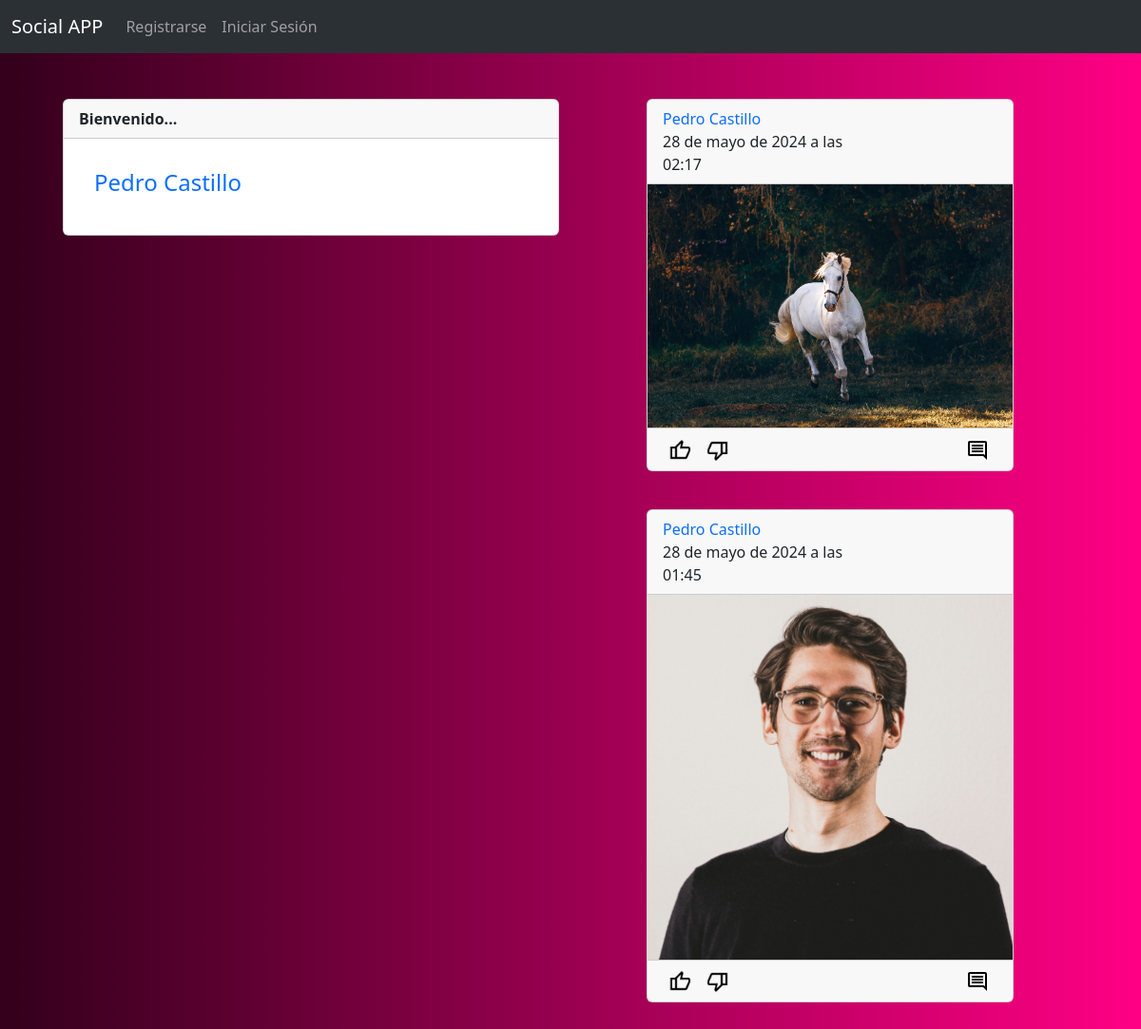
The page /perfil/Pedro Castillo on the database its author committed.
### social_api/models.py (models this page shows, shortened)
class Usuario(models.Model):
    nombre_usuario = models.CharField(max_length=50)
    correo_electronico = models.EmailField(unique=True)
    password = models.CharField(max_length=100)
    fecha_registro = models.DateTimeField(auto_now_add=True)
    def __str__(self):
        return self.nombre_usuario

class Publicacion(models.Model):
    autor = models.ForeignKey(Usuario, on_delete=models.CASCADE)
    contenido = models.TextField(blank=True, null=True)
    imagen = models.ImageField(
        upload_to='publicaciones/images', blank=True, null=True)
    fecha_creacion = models.DateTimeField(auto_now_add=True)

### social_api/views.py (the view)
# urls.py: path('perfil/<str:nombre_usuario>', views.perfil, name='perfil'),
def perfil(request, nombre_usuario):
    usuario = get_object_or_404(Usuario, nombre_usuario=nombre_usuario)
    publicaciones = Publicacion.objects.filter(autor=usuario).order_by('-fecha_creacion')
    reacciones = Reaccion.reacciones
    solicitudes = Solicitud.ESTADO_CHOICES
    tipo_solicitudes = []
    for solicitud in solicitudes:
        tipo_solicitudes.append(solicitud[0])
    if request.session.get('id_usuario'):
        id_usuario_autenticado = request.session['id_usuario']
        solicitudes_usuario_enviadas = Solicitud.objects.filter(solicitante=id_usuario_autenticado)
        solicitudes_enviadas_pendientes = set()
        solicitudes_enviadas_aceptadas = set()
        solicitudes_enviadas_rechazadas = set()
        solicitudes_enviadas = set()
        lista_amigos = []
        for solicitud_enviada in solicitudes_usuario_enviadas:
            if solicitud_enviada.estado_solicitud == 'pendiente':
                solicitudes_enviadas_pendientes.add(solicitud_enviada.solicitado.id)
            elif solicitud_enviada.estado_solicitud == 'aceptada':
                solicitudes_enviadas_aceptadas.add(solicitud_enviada.solicitado.id)
                lista_amigos.append(solicitud_enviada.solicitado)
            elif solicitud_enviada.estado_solicitud == 'rechazada':
                solicitudes_enviadas_rechazadas.add(solicitud_enviada.solicitado.id)
            solicitudes_enviadas.add(solicitud_enviada.solicitado.id)
        solicitudes_usuario_recibidas = Solicitud.objects.filter(solicitado=id_usuario_autenticado)
        solicitudes_recibidas_pendientes = set()
        solicitudes_recibidas_aceptadas = set()
        solicitudes_recibidas_rechazadas = set()
        solicitudes_recibidas = set()
        for solicitud_recibida in solicitudes_usuario_recibidas:
            if solicitud_recibida.estado_solicitud == 'pendiente':
                solicitudes_recibidas_pendientes.add(solicitud_recibida.solicitante.id)
            elif solicitud_recibida.estado_solicitud == 'aceptada':
                solicitudes_recibidas_aceptadas.add(solicitud_recibida.solicitante.id)
                lista_amigos.append(solicitud_recibida.solicitante)
            elif solicitud_recibida.estado_solicitud == 'rechazada':
                solicitudes_recibidas_rechazadas.add(solicitud_recibida.solicitante.id)
            solicitudes_recibidas.add(solicitud_recibida.solicitante.id)
        if id_usuario_autenticado == usuario.id:
            error_campos_vacios = request.session.pop('error_campos_vacios', None)
            error_contenido = request.session.pop('error_contenido', None)
            usuario = Usuario.objects.get(id=request.session['id_usuario'], nombre_usuario=nombre_usuario)
            publicaciones = Publicacion.objects.filter(autor=usuario).order_by('-fecha_creacion')
            reacciones_like = set()
            reacciones_dislike = set()
            for publicacion in publicaciones:
                reacciones_usuario = Reaccion.objects.filter(autor=usuario, publicacion_id=publicacion.id)
                if reacciones_usuario:
                    for reaccion_usuario in reacciones_usuario:
                        if reaccion_usuario.tipo_reaccion == 'like':
                            reacciones_like.add(publicacion.id)
                        elif reaccion_usuario.tipo_reaccion == 'dislike':
                            reacciones_dislike.add(publicacion.id)
            usuario_autenticado = Usuario.objects.get(id=request.session['id_usuario'])
            return render(request, 'perfil.html', {
                'usuario': usuario,
                'publicaciones': publicaciones,
                'reacciones': reacciones,
                'reacciones_like': reacciones_like,
                'reacciones_dislike': reacciones_dislike,
                'usuario_autenticado': usuario_autenticado,
                'error_campos_vacios': error_campos_vacios,
                'error_contenido': error_contenido,
                'tipo_solicitudes': tipo_solicitudes,
                'solicitudes_usuario_recibidas': solicitudes_usuario_recibidas,
                'solicitudes_usuario_enviadas': solicitudes_usuario_enviadas,
                'solicitudes_enviadas_pendientes': solicitudes_enviadas_pendientes,
                'solicitudes_recibidas_aceptadas': solicitudes_recibidas_aceptadas,
                'solicitudes_recibidas_pendientes': solicitudes_recibidas_pendientes,
                'solicitudes_recibidas_rechazadas': solicitudes_recibidas_rechazadas,
                'lista_amigos': lista_amigos,
            })
        else:
            usuario_autenticado = Usuario.objects.get(id=request.session['id_usuario'])
            reacciones_like = set()
            reacciones_dislike = set()
            for publicacion in publicaciones:
                reacciones_usuario = Reaccion.objects.filter(autor=usuario_autenticado,
                                                            publicacion_id=publicacion.id)
                if reacciones_usuario:
                    for reaccion_usuario in reacciones_usuario:
                        if reaccion_usuario.tipo_reaccion == 'like':
                            reacciones_like.add(publicacion.id)
                        elif reaccion_usuario.tipo_reaccion == 'dislike':
                            reacciones_dislike.add(publicacion.id)
            return render(request, 'perfil.html', {
                'usuario': usuario,
                'publicaciones': publicaciones,
                'reacciones': reacciones,
                'reacciones_like': reacciones_like,
                'reacciones_dislike': reacciones_dislike,
                'usuario_autenticado': usuario_autenticado,
                'tipo_solicitudes': tipo_solicitudes,
                'solicitudes_enviadas_aceptadas': solicitudes_enviadas_aceptadas,
                'solicitudes_enviadas_pendientes': solicitudes_enviadas_pendientes,
                'solicitudes_enviadas_rechazadas': solicitudes_enviadas_rechazadas,
                'solicitudes_recibidas_aceptadas': solicitudes_recibidas_aceptadas,
                'solicitudes_recibidas_pendientes': solicitudes_recibidas_pendientes,
                'solicitudes_recibidas_rechazadas': solicitudes_recibidas_rechazadas,
                'solicitudes_enviadas': solicitudes_enviadas,
                'solicitudes_recibidas': solicitudes_recibidas,
            })
    else:
        return render(request, 'perfil.html', {
                'usuario': usuario,
                'publicaciones': publicaciones,
                'reacciones': reacciones,
            })

### social_api/templates/perfil.html (shortened to what this page needs)
{% extends 'base.html' %}
{% load static %}
{% block content %}
<div class="container">
    <div class="container mt-5">
        <div class="row mx-auto">
            <div class="col-sm-6">
                <div class="card" style="width: 100%;">
                    <div class="card-header">
                        <strong class="card-title">Bienvenido...</strong>
                    </div>
                    <div class="card-body">
                        <div class="p-3">
                            <div class="row">
                                <div class="col">
                                    <h4><a href="{% url 'perfil' usuario.nombre_usuario %}" style="text-decoration: none;">{{ usuario.nombre_usuario }}</a></h4>
                                </div>
                                <div class="col">
                                </div>
                            </div>
                        </div>
                    </div>
                </div>
            </div>
            <div class="col-sm-6">
                {% if publicaciones %}
                {% for publicacion in publicaciones %}
                <div class="row" style="padding: 0 80px 0 80px; margin-bottom: 40px;">
                    <div class="card p-0">
                        <div class="card-header" style="text-align: left;">
                            <div class="row">
                                <div class="col-sm-8">
                                    <a href="{% url 'perfil' publicacion.autor %}" style="text-decoration: none;">{{ publicacion.autor }}</a>
                                    <p style="margin: 0;">{{ publicacion.fecha_creacion }}</p>
                                </div>
                            </div>
                        </div>
                        {% if publicacion.imagen %}
                        <div class="card-body p-0">
                            <img src="{{ publicacion.imagen.url }}" class="card-img-top"
                                style="border-radius: 0;">
                        </div>
                        {% endif %}
                        <div class="card-footer text-body-secondary">
                            <div class="row">
                                <div class="col">
                                    <form action="{% url 'reaccion' %}" method="post">
                                        {% for reaccion in reacciones %}
                                        {% if reaccion.0 == 'like' %}
                                        {% if reacciones_like %}
                                        {% if publicacion.id in reacciones_like %}
                                        <button type="submit" name="me_gusta" value="{{ reaccion.0 }}"
                                            style="border: 0; background-color: transparent;">
                                            <img src="{% static 'botones/like_if.png' %}" width="24">
                                        </button>
                                        {% else %}
                                        <button type="submit" name="me_gusta" value="{{ reaccion.0 }}"
                                            style="border: 0; background-color: transparent;">
                                            <img src="{% static 'botones/like.png' %}" width="24">
                                        </button>
                                        {% endif %}
                                        {% else %}
                                        <button type="submit" name="me_gusta" value="{{ reaccion.0 }}"
                                            style="border: 0; background-color: transparent;">
                                            <img src="{% static 'botones/like.png' %}" width="24">
                                        </button>
                                        {% endif %}
                                        {% else %}
                                        {% if reacciones_dislike %}
                                        {% if publicacion.id in reacciones_dislike %}
                                        <button type="submit" name="no_me_gusta" value="{{ reaccion.0 }}"
                                            style="border: 0; background-color: transparent;">
                                            <img src="{% static 'botones/dislike_if.png' %}" width="24">
                                        </button>
                                        {% else %}
                                        <button type="submit" name="no_me_gusta" value="{{ reaccion.0 }}"
                                            style="border: 0; background-color: transparent;">
                                            <img src="{% static 'botones/dislike.png' %}" width="24">
                                        </button>
                                        {% endif %}
                                        {% else %}
                                        <button type="submit" name="no_me_gusta" value="{{ reaccion.0 }}"
                                            style="border: 0; background-color: transparent;">
                                            <img src="{% static 'botones/dislike.png' %}" width="24">
                                        </button>
                                        {% endif %}
                                        {% endif %}
                                        {% endfor %}
                                    </form>
                                </div>
                                <div class="col d-md-flex justify-content-md-end">
                                    <button type="button" style="border: 0; background-color: transparent;">
                                    </button>
                                </div>
                            </div>
                        </div>
                    </div>
                </div>
                {% endfor %}
                {% endif %}
            </div>
        </div>
    </div>
</div>
{% endblock %}

### social_api/static/CSS/style.css (style rules this page uses)
body { background: #ff0084; background: -webkit-linear-gradient(to right, #33001b, #ff0084); background: linear-gradient(to right, #33001b, #ff0084); }

### rows shown on the page
Usuario: nombre_usuario "Pedro Castillo"
Publicacion: autor "Pedro Castillo", fecha_creacion "28 de mayo de 2024 a las 02:17", imagen (picture)
Publicacion: autor "Pedro Castillo", fecha_creacion "28 de mayo de 2024 a las 01:45", imagen (picture)
